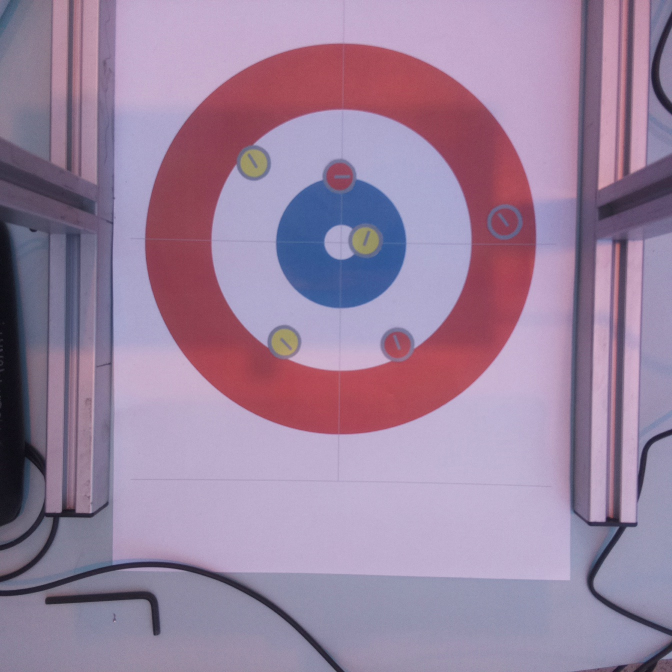
#> input picture Test Images/test.jpeg, 1344 x 1344 px (shown at 1/2 size)
$ python -i Vision.py   (imports and definitions only)
#> lines starting #> are read from the running program, lines starting #| are printed output that depends on the picture; after the words box and inside, x2 and y2 are one past the last pixel; in counts of white or black regions, pixels touching at a corner belong together
#> further down, picture is the input picture: shape (1344, 1344, 3); mean B, G, R 158, 130.7, 153.6
### Python/Color.py
import numpy as np
from sklearn.cluster import KMeans

def make_histogram(cluster):
    numLabels = np.arange(0, len(np.unique(cluster.labels_)) + 1)
    hist, _ = np.histogram(cluster.labels_, bins=numLabels)
    hist = hist.astype('float32')
    hist /= hist.sum()
    return hist

def ColorPicker (color):
    print(color)
    lower_red = np.array([50, 0, 0])
    upper_red = np.array([255, 115, 165])
    lower_yellow = np.array([100, 115, 0])
    upper_yellow = np.array([255, 255, 170])
    if np.all(color > lower_red) and np.all(color < upper_red):
        return(1)
    elif np.all(color > lower_yellow) and np.all(color < upper_yellow):
        return(2)
    else:
        return(0) #Not a valid color, remove this "stone"

def FindColor (img, its):
    height, width, _ = np.shape(img)
    image = img.reshape((height * width, 3))
    clusters = KMeans(n_clusters=its)
    clusters.fit(image)
    histogram = make_histogram(clusters)
    combined = zip(histogram, clusters.cluster_centers_)
    combined = sorted(combined, key=lambda x: x[0], reverse=True)
    for index, rows in enumerate(combined):
        rgb = (int(rows[1][2]), int(rows[1][1]), int(rows[1][0]))
        if np.all(rgb > np.array([5, 5, 5])):
            return(ColorPicker(rgb))

### Python/Vision.py
import numpy as np
import cv2 as cv
import Config
import Color

### Innholdsfortegnelse #####################################

    #FindBo
    #FindStones
    #FindDistance
    #SortStones
    #MakeScores

###########################################################

def FindBo(src):
    gray = cv.cvtColor(src, cv.COLOR_BGR2GRAY)                       # Image gray
    gray = cv.medianBlur(gray, 5)
    circles = cv.HoughCircles(gray, cv.HOUGH_GRADIENT, 1, gray.shape[0] / 4,
                           param1=200, param2=100,
                           minRadius=200, maxRadius=768)
    if circles is not None:
        circles = np.uint16(np.around(circles))
        for i in circles[0, :]:
            center, radius = (i[0], i[1]), i[2]
            cv.circle(src, center, 5, (0, 100, 100), 2)              # circle center
            cv.circle(src, center, radius + 300, (255, 0, 255), 600) # circle outline
            src = src[center[1] - radius:center[1] + radius, center[0] - radius:center[0] + radius]
            break
        src = cv.resize(src, (500, 500), interpolation = cv.INTER_AREA)
        #cv.imwrite("bo.jpeg", src)
        return src
    else:
        return -1

############################################################

def FindStones(src):
    stones, stonesimg, stonesclr = [], [], []
    gray = cv.cvtColor(src, cv.COLOR_BGR2HSV)
#> gray: shape (1344, 1344, 3); mean H, S, V 139, 62.4, 169.1
    mask = cv.inRange(gray, Config.colors["gray"][0], Config.colors["gray"][1])
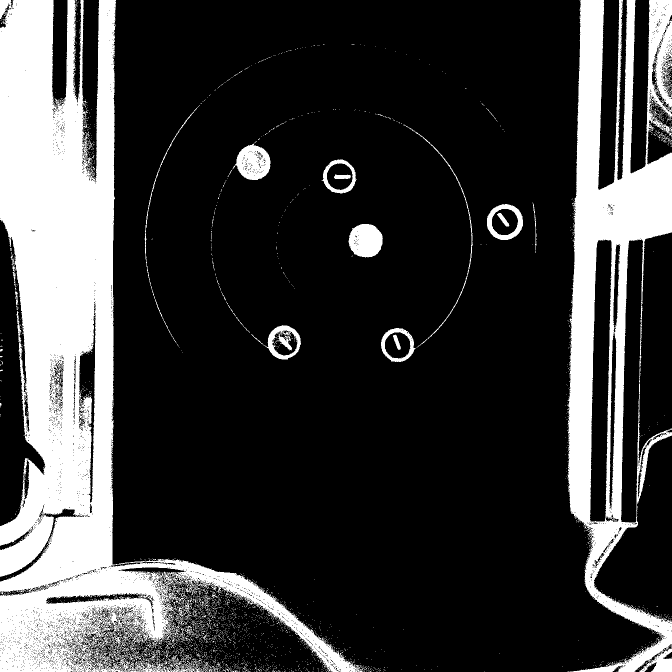
#> mask: shape (1344, 1344) (shown at 1/2 size); 22.9% white; 2960 white regions (2903 under 20 px), largest, box (x1, y1, x2, y2) and area: (0, 0, 731, 1344) 274219, (1135, 0, 1344, 1344) 115510, (697, 448, 766, 515) 3595
    res1 = cv.bitwise_and(gray, gray, mask = mask)
#> res1: shape (1344, 1344, 3); mean H, S, V 30.4, 12.2, 29.1
    hue, saturation, gray = cv.split(res1)
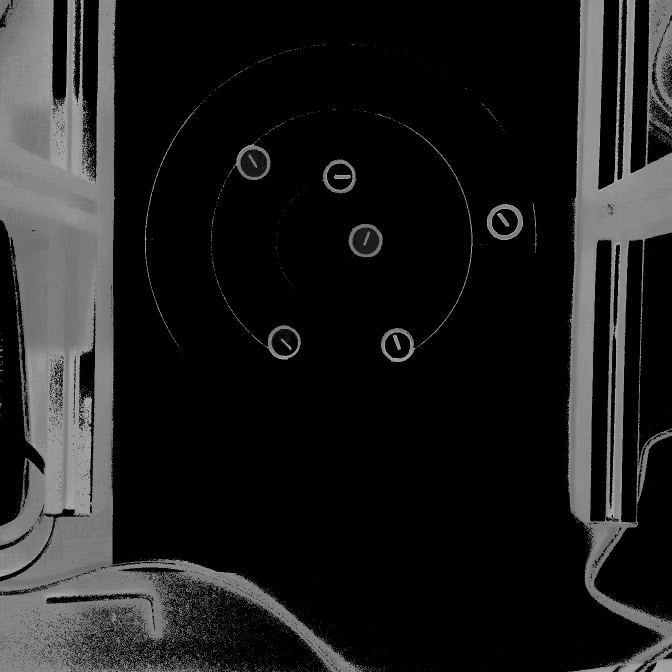
#> hue: shape (1344, 1344) (shown at 1/2 size); min 0, max 179, mean 30.4
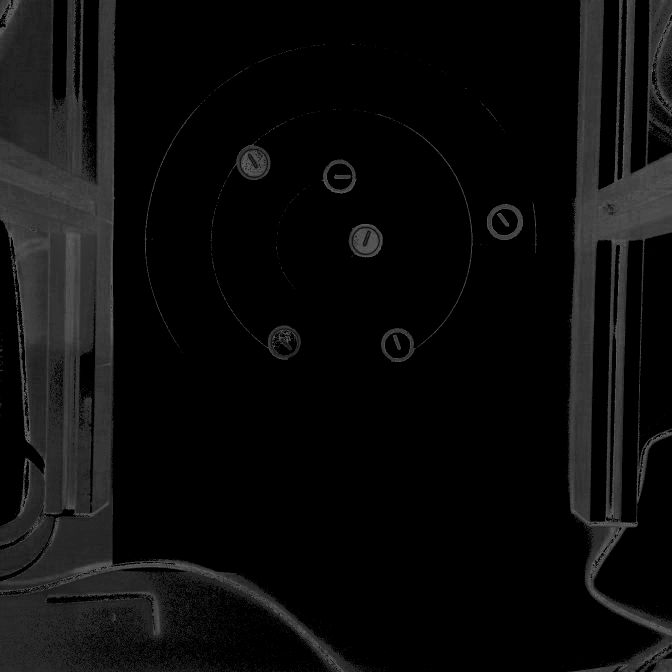
#> saturation: shape (1344, 1344) (shown at 1/2 size); min 0, max 100, mean 12.2
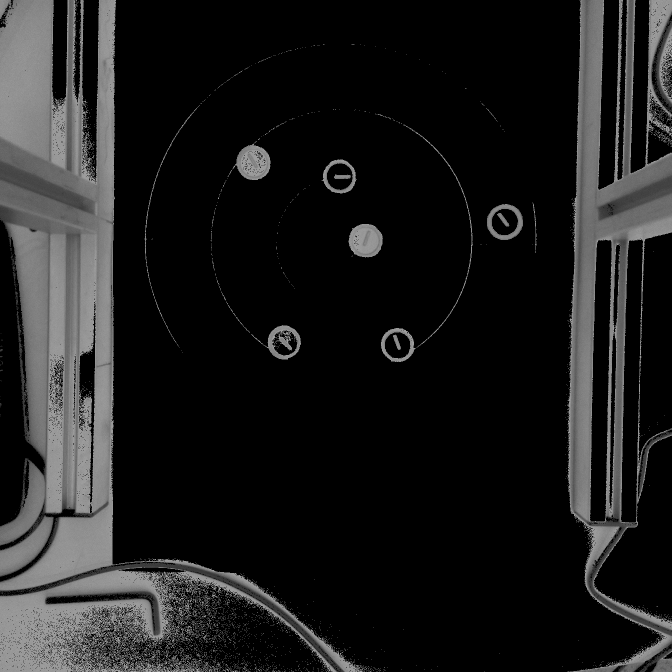
#> gray: shape (1344, 1344) (shown at 1/2 size); min 0, max 160, mean 29.1
    circles = cv.HoughCircles(gray, cv.HOUGH_GRADIENT, 1, 20,
                               param1=100, param2=20,
                               minRadius=10, maxRadius=30)
#> circles = 141 rows, first 8: [120.5, 1279.5, 29.3], [359.5, 1207.5, 29.4], [166.5, 1287.5, 29.3], [295.5, 1303.5, 29.3], [211.5, 1260.5, 29.4], [214.5, 1301.5, 29.4], [354.5, 1271.5, 29.4], [438.5, 1221.5, 29.4]

    if circles is not None:
        circles = np.uint16(np.around(circles))
#> circles = 141 rows, first 8: [120, 1280, 29], [360, 1208, 29], [166, 1288, 29], [296, 1304, 29], [212, 1260, 29], [214, 1302, 29], [354, 1272, 29], [438, 1222, 29]
        for i in circles[0, :]:
            center, radius = (i[0], i[1]), i[2]
            stones.append(center)
            stone = src[center[1] - radius:center[1] + radius, center[0] - radius:center[0] + radius]
            height, width, depth = stone.shape
            mask1 = np.zeros((height, width), np.uint8)
            mask1 = cv.circle(mask1,(int(width/2),int(height/2)),int((width-10)/2),(255, 0, 255),-1)
            stoneimg = cv.bitwise_and(stone, stone, mask = mask1)
            cv.imwrite("stone.jpeg", stoneimg)
            stonesimg.append(stoneimg)
            clr = Color.FindColor(stone, 2)
            if clr != 0:
                stonesclr.append(clr)
#> this loop made 141 passes
#> (center, radius, histogram in FindColor) on passes 1, 2, 3, 4, 5, 6, 7, 8, 9, 11, 12, 14: ((120, 1280), 29, [0.526, 0.474]), ((360, 1208), 29, [0.421, 0.579]), ((166, 1288), 29, [0.479, 0.521]), ((296, 1304), 29, [0.478, 0.522]), ((212, 1260), 29, [0.603, 0.397]), ((214, 1302), 29, [0.536, 0.464]), ((354, 1272), 29, [0.509, 0.491]), ((438, 1222), 29, [0.567, 0.433]), ((124, 1308), 29, [0.516, 0.484]), ((182, 1246), 29, [0.556, 0.444]), ((194, 1294), 29, [0.446, 0.554]), ((268, 1284), 29, [0.475, 0.525])
#> i on passes 40 to 45: [364, 1176, 22], [184, 1268, 22], [244, 1322, 22], [234, 1216, 29], [122, 766, 29], [394, 1172, 25]
#| (144, 136, 159)
#| (138, 134, 159)
#| (144, 138, 162)
#| (152, 141, 164)
#| (140, 137, 162)
#| (141, 134, 158)
#| (140, 135, 159)
#| (140, 137, 161)
#> (further printed lines are left out)
#> pass 1, in FindStones, `stone = src[center[1] - radius:center[1] + radius, center[0] - radius:..`:
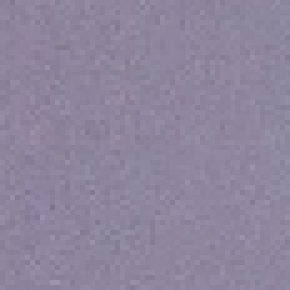
#> stone: shape (58, 58, 3) (shown 5 times larger); mean B, G, R 157.1, 133.5, 141.8
#> pass 1, in FindStones, `stoneimg = cv.bitwise_and(stone, stone, mask = mask1)`:
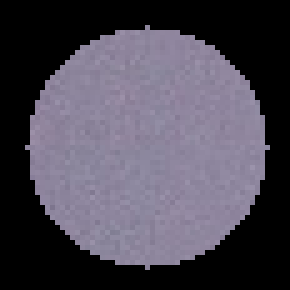
#> stoneimg: shape (58, 58, 3) (shown 5 times larger); mean B, G, R 83.8, 71.2, 75.6
#> after the loop:
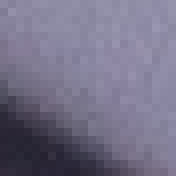
#> stone: shape (22, 22, 3) (shown 8 times larger); mean B, G, R 135.9, 112.9, 117
            #cv.circle(src, center, 5, (0, 100, 100), 2)
            #cv.circle(src, center, radius, (255, 0, 255), 2)
            #cv.line(src, center, (250, 250), (255, 0, 255), 2)
    else:
        return -1, -1

    # [5 lines of commented-out code are left out]
    print(stonesclr)
#> (printed output is left out)
    #print(stones)
    liste = [list(a) for a in zip(FindDistance(stones), stonesclr)]
    score = SortStones(liste)
    return([stones, stonesclr], score)

###########################################################

def white_balance(img):
    result = cv.cvtColor(img, cv.COLOR_BGR2LAB)
    avg_a = np.average(result[:, :, 1])
    avg_b = np.average(result[:, :, 2])
    result[:, :, 1] = result[:, :, 1] - ((avg_a - 128) * (result[:, :, 0] / 255.0) * 1.1)
    result[:, :, 2] = result[:, :, 2] - ((avg_b - 128) * (result[:, :, 0] / 255.0) * 1.1)
    result = cv.cvtColor(result, cv.COLOR_LAB2BGR)
    return result

###########################################################

def FindDistance(stones):
    lengder = []
    for i in range(len(stones)):
        vektor = ([stones[i][0] - 250, stones[i][1] - 250])
        lengder.append(np.sqrt(vektor[0]**2 + vektor[1]**2))
#> this loop made 141 passes
    return(lengder)

###########################################################

def SortStones(stones):
    if len(stones) == 1:
        return(MakeScores(stones))
    else:
        sortedList = sorted(stones,key=lambda l:l[0], reverse=False)
        return(MakeScores(sortedList))

############################################################

def MakeScores(stones):
    Scores = [0, 0]
    Scores[stones[0][1]-1] += 1
    for i in range(1, len(stones)):
        if stones[i][1] == stones[0][1]:
            Scores[(stones[0][1] - 1)] += 1
        else:
            break
#> this loop made 8 passes
    print(Scores)
#| [0, 8]
    return(Scores)

############################################################

>>> import cv2
>>> picture = cv2.imread('../Test Images/test.jpeg')
>>> result = FindStones(picture)
